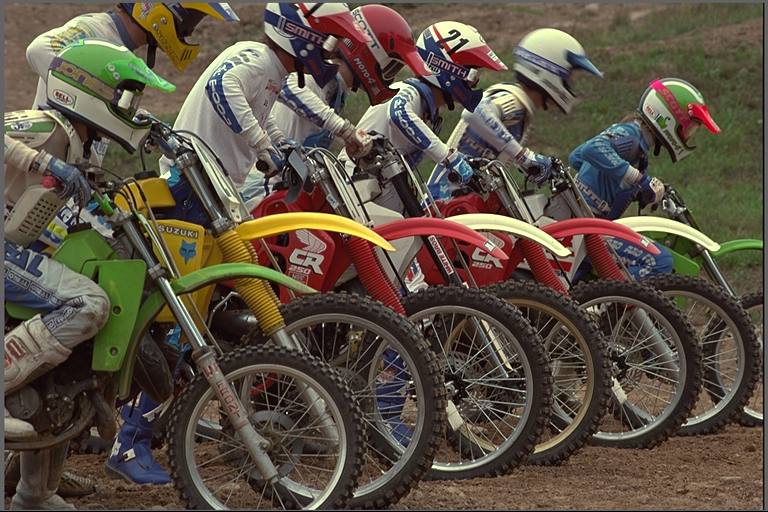
#> input picture lesson_5/data/kodim05.png, 768 x 512 px
$ python dct.py
#> lines starting #> are read from the running program, lines starting #| are printed output that depends on the picture; after the words box and inside, x2 and y2 are one past the last pixel; in counts of white or black regions, pixels touching at a corner belong together; long printed decimals are rounded
# Discrete Cosine Transform
# In this notebook we will demonstrate the working principle of the DCT and how it can be employed for image
# compression.

import cv2
import math
import numpy as np
from matplotlib import pyplot as plt

plt.rcParams['figure.figsize'] = [15, 10]
from scipy.fft import dct, idct

img = cv2.imread('data/kodim05.png')
#> img is the input picture: shape (512, 768, 3); mean B, G, R 67.5, 81, 91.5
img = cv2.cvtColor(img, cv2.COLOR_BGR2GRAY)
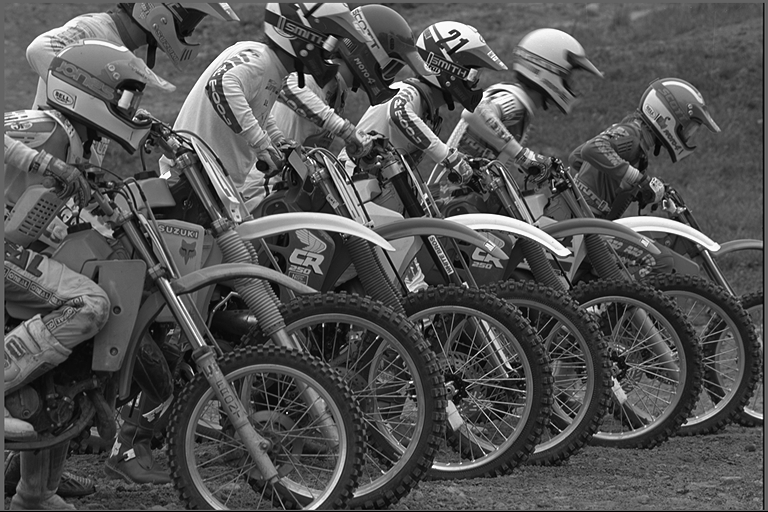
#> img: shape (512, 768); min 0, max 255, mean 82.6
rows, cols = img.shape
#> rows = 512; cols = 768
plt.imshow(img, cmap='gray')
plt.show()


# Scipy does not offer 2D DCT implementation but we already know that DCT is a separable transform.
# So the 2D versionw e can easily write ourselves.
def dct2(a):
    return dct(dct(a.T).T)


def idct2(a):
    return idct(idct(a.T).T)


block = np.ones((4, 4), dtype=np.float32)
print(block)
print(' ')
print(dct2(block))

# Horizontal edge
block = np.zeros((4, 4), dtype=np.float32)
block[0, :] = 1
print(block)
print(' ')
print(dct2(block))

# Vertical structure
block = np.zeros((4, 4), dtype=np.float32)
block[:, [1, 2]] = 1
print(block)
print(' ')
print(dct2(block))


def psnr(ref, target):
    error = ref.astype(np.float32) - target.astype(np.float32)
    mse = np.mean(error ** 2)
    return 10 * np.log10((255 ** 2) / mse)


# Block-wise 2D DCT Image Transform
# This operation is the fundamental process for JPEG compression.

# Sampling by thresholding
ratios = []
blk_size = 8
result = np.zeros_like(img, dtype=np.float32)
for r in range(0, rows, blk_size):
    for c in range(0, cols, blk_size):
        block = img[r:r + blk_size, c:c + blk_size].astype(np.float32)
        d = dct2(block / 255)
        th = 2
        ratios.append(np.sum((np.abs(d) < th)) / blk_size ** 2)

        d[np.abs(d) < th] = 0
        i = idct2(d)
        result[r:r + blk_size, c:c + blk_size] = i
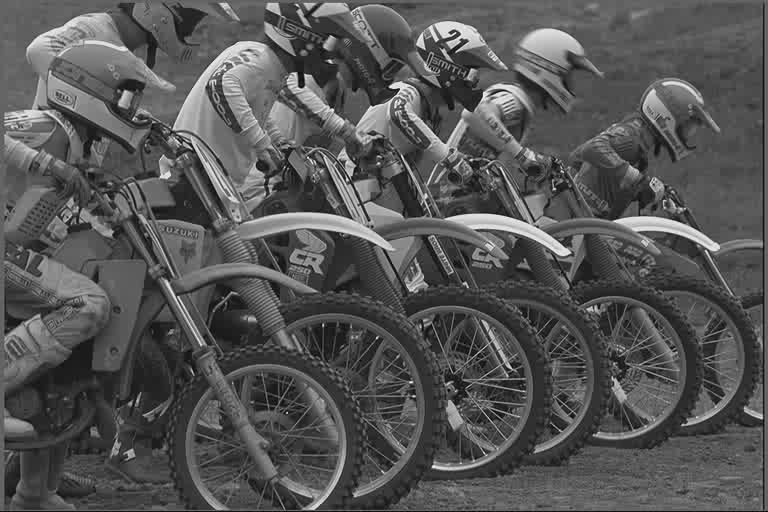
#> result: shape (512, 768) float32; min -0.0881, max 1.14, mean 0.324; drawn with min black and max white
#> after the loop, ratios = 6144 values, max 0.984 at index 0, min 0.438 at index 140, mean 0.867

result[result < 0] = 0
#> result: shape (512, 768) float32; 0.2% of pixels changed, all inside (x1, y1, x2, y2) = (0, 33, 767, 512)
result[result > 1] = 1
#> result: shape (512, 768) float32; min 0, max 1, mean 0.324
result = (255 * result).astype(np.uint8)
plt.subplot(121), plt.imshow(img, cmap='gray')
plt.subplot(122), plt.imshow(result, cmap='gray')
plt.show()
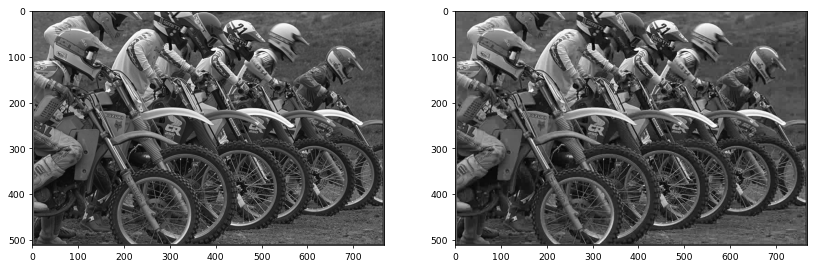
#> figure drawn by matplotlib, 2 panels

print(np.mean(ratios))
#| 0.8666
print('PSNR', psnr(img, result), 'dB')
#> in psnr, `error = ref.astype(np.float32) - target.astype(np.float32)`:
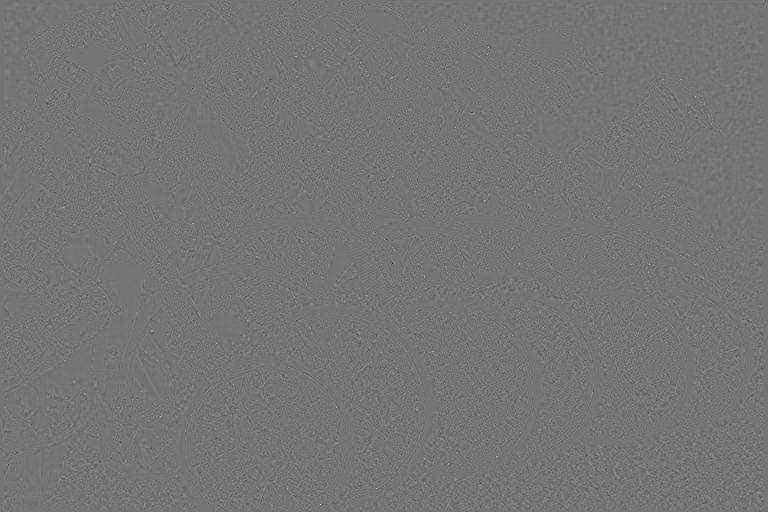
#> error: shape (512, 768) float32; min -87, max 103, mean 0.5; drawn with min black and max white
#> in psnr, `mse = np.mean(error ** 2)`: mse = 72.74
#| PSNR 29.513 dB

# Zonal sampling
ratios = []
blk_size = 8
result = np.zeros_like(img, dtype=np.float32)
#> result: shape (512, 768) float32; every value is 0
for r in range(0, rows, blk_size):
    for c in range(0, cols, blk_size):
        block = img[r:r + blk_size, c:c + blk_size].astype(np.float32)
        d = dct2(block / 255)
        d[4:, 4:] = 0
        i = idct2(d)
        result[r:r + blk_size, c:c + blk_size] = i

result[result < 0] = 0
#> result: shape (512, 768) float32; min 0, max 1.12, mean 0.324
result[result > 1] = 1
#> result: shape (512, 768) float32; min 0, max 1, mean 0.324
result = (255 * result).astype(np.uint8)
plt.subplot(121), plt.imshow(img, cmap='gray')
plt.subplot(122), plt.imshow(result, cmap='gray')
plt.show()
print('PSNR', psnr(img, result), 'dB')
#| PSNR 35.711 dB

plt.imshow(result, cmap='gray')
plt.show()

$ run again, with lesson_5/data/kodim02.png copied over lesson_5/data/kodim05.png
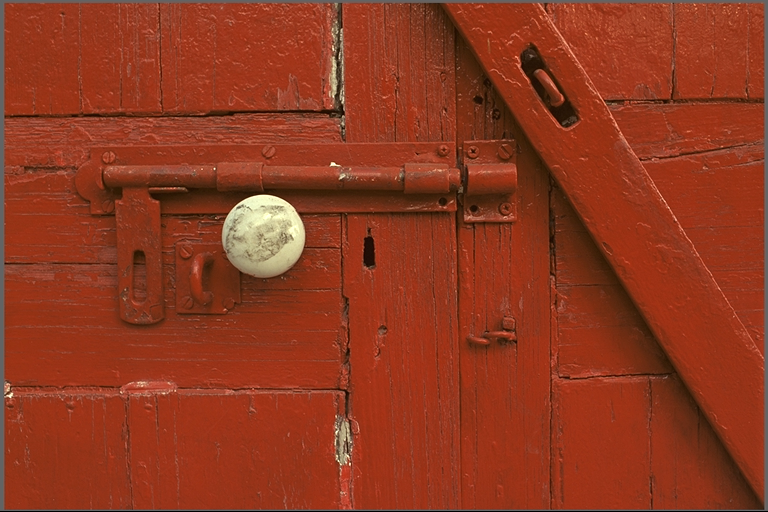
#> input picture lesson_5/data/kodim02.png, 768 x 512 px
#> img is the input picture: shape (512, 768, 3); mean B, G, R 31.2, 56.4, 142.9
#> `img = cv2.cvtColor(img, cv2.COLOR_BGR2GRAY)`:
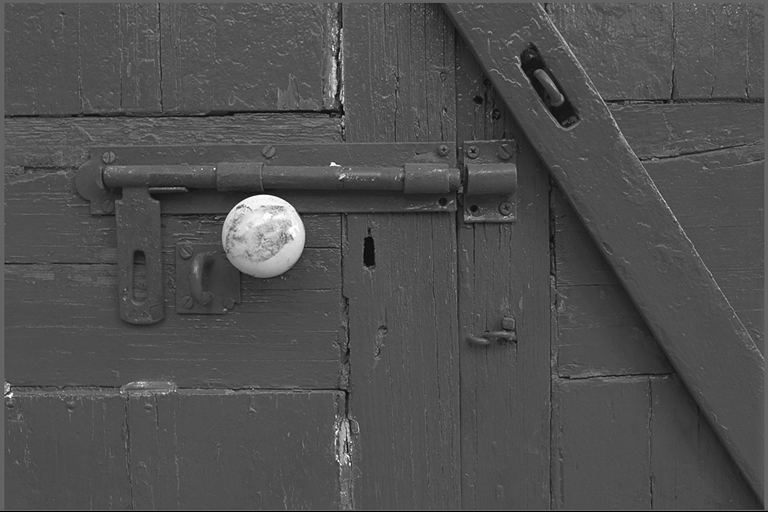
#> img: shape (512, 768); min 0, max 255, mean 79.4
#> after the loop `for r in range(0, rows, blk_size):`: ratios = 6144 values, max 0.984 at index 78, min 0.562 at index 5514, mean 0.959
#| 0.9588
#> in psnr, `error = ref.astype(np.float32) - target.astype(np.float32)`:
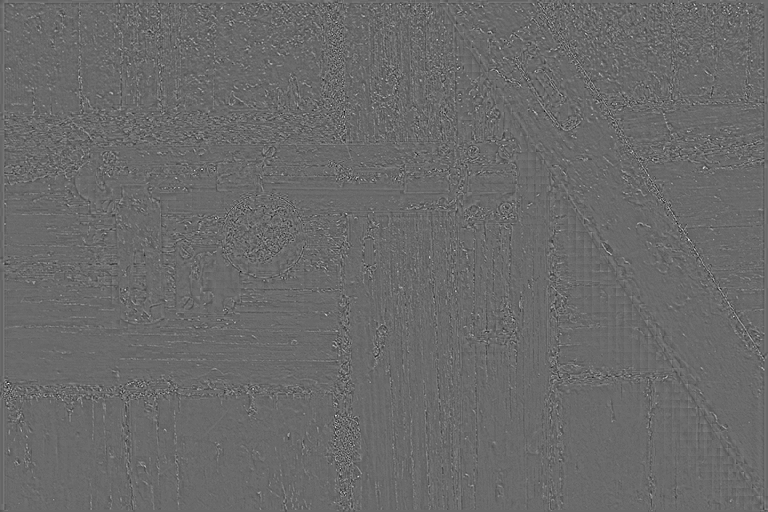
#> error: shape (512, 768) float32; min -57, max 81, mean 0.5; drawn with min black and max white
#> mse = 32.2
#| PSNR 33.053 dB
#| PSNR 42.265 dB
